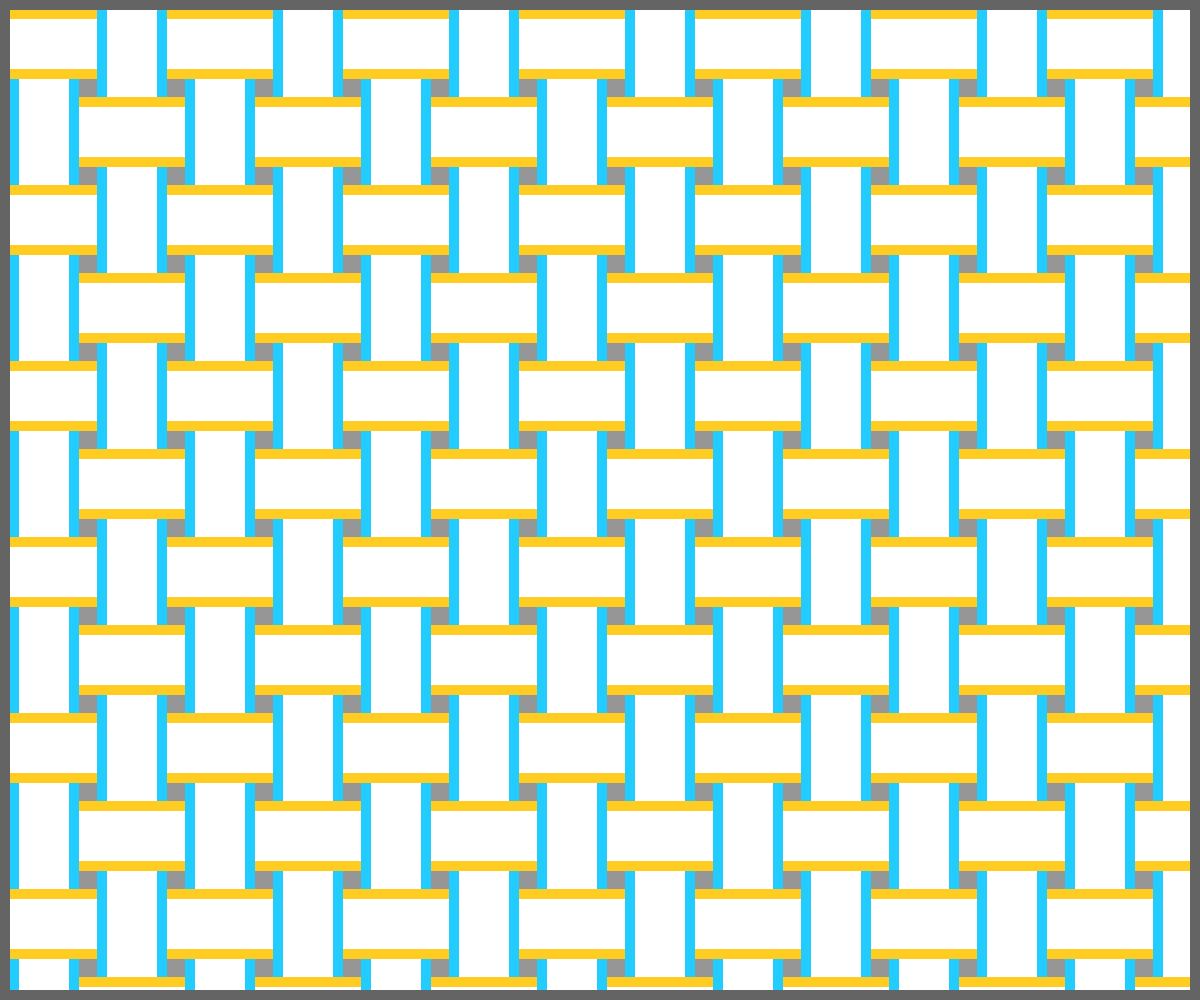
Frame 1 (no input)
Frame 2 (the mouse pressed at the canvas centre, redrawn once): identical to frame 1, image omitted

The p5.js sketch that drew this single still picture (run headless with seeded random() and noise() and a simulated clock; the mouse was pressed at the canvas centre and the sketch redrawn once):

// p5.js sketch
// ── sketch.js
let linea;

function setup() {
  createCanvas(windowWidth, windowHeight);
  noStroke();
}

function draw() {
  background(150);

  let ancho = 88;

  linea = new LineasHoV();

  for (var i = 0; i < 20; i++) {
    for (var j = 0; j < 20; j++) {
      if ((i % 2 == 0) & (j % 2 == 0) || (i % 2 != 0) & (j % 2 != 0)) {
        linea.tipo = "H";
      } else {
        linea.tipo = "V";
      }

      linea.x1 = i * ancho;
      linea.y1 = j * ancho;

      linea.dibuja();

    }//finfor (var j = 0; 

  }//fin for (var i = 0; i < 20; i+

  //Recuadro 
  noStroke();
  fill(100);
  rect(0, 0, 10, windowHeight);
  rect(0, 0, windowWidth, 10);
  rect(0, windowHeight - 10, windowWidth, windowHeight);
  rect(windowWidth - 10, 0, windowWidth, windowHeight);

  noLoop();

}//fin function draw() 


function windowResized() {
  resizeCanvas(windowWidth  , windowHeight  );
  draw();
}

//////////////////////////////////////////////////////////////
//Clase LineasHoV => dibuja líneas como rectángulos - rect
class LineasHoV {
  constructor() {
    this.tipo   = 'H';
    this.aBorde = 10;
    this.aBanda = 50;
    this.aSep   = 9;

    this.x1;
    this.x2;
    this.y1;
    this.y2;

    this.longi  = this.aBanda + 2 * (this.aBorde + this.aSep);

    this.color1 = "#fff";
    this.color2 = "#fc2";
    this.color3 = "#2cf";
  }

  //método dibuja
  dibuja() {
    //Borde 1
    if (this.tipo == "H") {
      fill(this.color2);
      rect(
        this.x1 - this.aSep,
        this.y1 + this.aSep,
        this.longi + 2 * this.aSep,
        this.aBorde
      );
    } else {
      fill(this.color3);
      rect(
        this.x1 + this.aSep,
        this.y1 - this.aSep,
        this.aBorde,
        this.longi + 2 * this.aSep
      );
    } //fin de if(this.tipo == 'H')

    //Banda central
    fill(this.color1);
    if (this.tipo == "H") {
      rect(
        this.x1 - this.aSep,
        this.y1 + this.aBorde + this.aSep,
        this.longi + 2 * this.aSep,
        this.aBanda
      );
    } else {
      rect(
        this.x1 + this.aBorde + this.aSep,
        this.y1 - this.aSep,
        this.aBanda,
        this.longi + 2 * this.aSep
      );
    } // fin de if(this.tipo == 'H')

    //Borde 2
    if (this.tipo == "H") {
      fill(this.color2);
      rect(
        this.x1 - this.aSep,
        this.y1 + this.aBanda + this.aBorde + this.aSep,
        this.longi + 2 * this.aSep,
        this.aBorde
      );
    } else {
      fill(this.color3);
      rect(
        this.x1 + this.aBanda + this.aBorde + this.aSep,
        this.y1 - this.aSep,
        this.aBorde,
        this.longi + 2 * this.aSep
      );
    } // fin de if(this.tipo == 'H')

  } //fin dibuja()

} // fin clase LineasHoV
